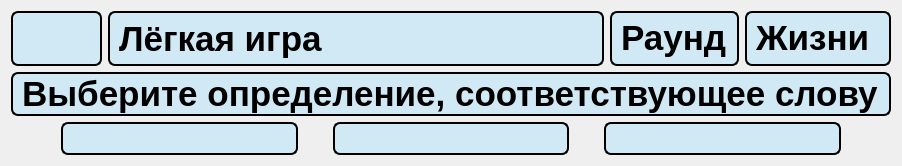
      <widget class="QWidget" name="easy_game">
       <property name="sizePolicy">
        <sizepolicy hsizetype="Expanding" vsizetype="Expanding">
         <horstretch>0</horstretch>
         <verstretch>0</verstretch>
        </sizepolicy>
       </property>
       <layout class="QVBoxLayout" name="verticalLayout_17">
        <item>
         <layout class="QVBoxLayout" name="verticalLayout_14" stretch="0">
          <item>
           <layout class="QVBoxLayout" name="verticalLayout_16" stretch="1,15">
            <property name="spacing">
             <number>6</number>
            </property>
            <item>
             <layout class="QHBoxLayout" name="horizontalLayout_4" stretch="2,15,3,3">
              <item>
               <widget class="QPushButton" name="back_4">
                <property name="sizePolicy">
                 <sizepolicy hsizetype="Expanding" vsizetype="Expanding">
                  <horstretch>0</horstretch>
                  <verstretch>0</verstretch>
                 </sizepolicy>
                </property>
                <property name="font">
                 <font>
                  <family>Comfortaa</family>
                  <pointsize>28</pointsize>
                  <bold>false</bold>
                 </font>
                </property>
                <property name="styleSheet">
                 <string notr="true">QPushButton {
                color: black;
                background-color: rgb(208, 233, 244);
                border: 2px solid black;
                border-radius: 7px;

            }
            QPushButton:hover {
                background-color: #d0dff4;
            } 
			QPushButton:pressed {
            	background-color: #1f6391;
        }</string>
                </property>
                <property name="text">
                 <string/>
                </property>
                <property name="icon">
                 <iconset resource="res_rc.qrc">
                  <normaloff>:/icon/icons/back.svg</normaloff>:/icon/icons/back.svg</iconset>
                </property>
               </widget>
              </item>
              <item>
               <widget class="QLabel" name="label_15">
                <property name="sizePolicy">
                 <sizepolicy hsizetype="Expanding" vsizetype="Expanding">
                  <horstretch>0</horstretch>
                  <verstretch>0</verstretch>
                 </sizepolicy>
                </property>
                <property name="styleSheet">
                 <string notr="true">color: black;
font-weight: bold;
font-size: 35px;
border: 2px solid black;
border-radius: 7px;
qproperty-alignment: 'AlignCenter';
background-color: rgb(208, 233, 244);
</string>
                </property>
                <property name="text">
                 <string>Лёгкая игра</string>
                </property>
               </widget>
              </item>
              <item>
               <widget class="QLabel" name="label_18">
                <property name="sizePolicy">
                 <sizepolicy hsizetype="Expanding" vsizetype="Expanding">
                  <horstretch>0</horstretch>
                  <verstretch>0</verstretch>
                 </sizepolicy>
                </property>
                <property name="styleSheet">
                 <string notr="true">color: black;
font-weight: bold;
font-size: 35px;
background-color: rgb(208, 233, 244);
border: 2px solid black;
border-radius: 7px;

</string>
                </property>
                <property name="text">
                 <string>&lt;html&gt;&lt;head/&gt;&lt;body&gt;&lt;p&gt;Раунд&lt;/p&gt;&lt;/body&gt;&lt;/html&gt;</string>
                </property>
                <property name="textFormat">
                 <enum>Qt::TextFormat::AutoText</enum>
                </property>
                <property name="scaledContents">
                 <bool>false</bool>
                </property>
                <property name="alignment">
                 <set>Qt::AlignmentFlag::AlignLeading|Qt::AlignmentFlag::AlignLeft|Qt::AlignmentFlag::AlignVCenter</set>
                </property>
                <property name="wordWrap">
                 <bool>false</bool>
                </property>
               </widget>
              </item>
              <item>
               <widget class="QLabel" name="label_17">
                <property name="sizePolicy">
                 <sizepolicy hsizetype="Expanding" vsizetype="Expanding">
                  <horstretch>0</horstretch>
                  <verstretch>0</verstretch>
                 </sizepolicy>
                </property>
                <property name="styleSheet">
                 <string notr="true">color: black;
font-weight: bold;
font-size: 35px;
background-color: rgb(208, 233, 244);
border: 2px solid black;
border-radius: 7px;

</string>
                </property>
                <property name="text">
                 <string>&lt;html&gt;&lt;head/&gt;&lt;body&gt;&lt;p&gt;&lt;img src=&quot;:/icon/icons/heart2.svg&quot;/&gt;Жизни &lt;/p&gt;&lt;/body&gt;&lt;/html&gt;</string>
                </property>
                <property name="textFormat">
                 <enum>Qt::TextFormat::AutoText</enum>
                </property>
                <property name="scaledContents">
                 <bool>false</bool>
                </property>
                <property name="alignment">
                 <set>Qt::AlignmentFlag::AlignLeading|Qt::AlignmentFlag::AlignLeft|Qt::AlignmentFlag::AlignVCenter</set>
                </property>
                <property name="wordWrap">
                 <bool>false</bool>
                </property>
               </widget>
              </item>
             </layout>
            </item>
            <item>
             <layout class="QVBoxLayout" name="verticalLayout_15" stretch="1,7">
              <property name="topMargin">
               <number>0</number>
              </property>
              <item>
               <widget class="QLabel" name="label_6">
                <property name="sizePolicy">
                 <sizepolicy hsizetype="Expanding" vsizetype="Expanding">
                  <horstretch>0</horstretch>
                  <verstretch>0</verstretch>
                 </sizepolicy>
                </property>
                <property name="styleSheet">
                 <string notr="true">color: black;
font-weight: bold;
font-size: 35px;
border: 2px solid black;
border-radius: 7px;
qproperty-alignment: 'AlignCenter';
background-color: rgb(208, 233, 244);
</string>
                </property>
                <property name="text">
                 <string>Выберите определение, соответствующее слову</string>
                </property>
               </widget>
              </item>
              <item>
               <layout class="QHBoxLayout" name="horizontalLayout_10" stretch="1,1,1">
                <property name="spacing">
                 <number>35</number>
                </property>
                <property name="leftMargin">
                 <number>50</number>
                </property>
                <property name="rightMargin">
                 <number>50</number>
                </property>
                <item>
                 <widget class="QPushButton" name="easy_answer2">
                  <property name="sizePolicy">
                   <sizepolicy hsizetype="Expanding" vsizetype="Expanding">
                    <horstretch>0</horstretch>
                    <verstretch>0</verstretch>
                   </sizepolicy>
                  </property>
                  <property name="styleSheet">
                   <string notr="true">QPushButton {
                color: black;
                font-weight: bold;
                font-size:25px;
                background-color: rgb(208, 233, 244);
                border: 2px solid black;
                border-radius: 7px;

            }
            QPushButton:hover {
                background-color: #d0dff4;
            } 
			QPushButton:pressed {
            	background-color: #1f6391;
        }</string>
                  </property>
                  <property name="text">
                   <string/>
                  </property>
                 </widget>
                </item>
                <item>
                 <widget class="QPushButton" name="easy_answer1">
                  <property name="sizePolicy">
                   <sizepolicy hsizetype="Expanding" vsizetype="Expanding">
                    <horstretch>0</horstretch>
                    <verstretch>0</verstretch>
                   </sizepolicy>
                  </property>
                  <property name="styleSheet">
                   <string notr="true">QPushButton {
                color: black;
                font-weight: bold;
                font-size:25px;
                background-color: rgb(208, 233, 244);
                border: 2px solid black;
                border-radius: 7px;

            }
            QPushButton:hover {
                background-color: #d0dff4;
            } 
			QPushButton:pressed {
            	background-color: #1f6391;
        }</string>
                  </property>
                  <property name="text">
                   <string/>
                  </property>
                 </widget>
                </item>
                <item>
                 <widget class="QPushButton" name="easy_answer3">
                  <property name="sizePolicy">
                   <sizepolicy hsizetype="Expanding" vsizetype="Expanding">
                    <horstretch>0</horstretch>
                    <verstretch>0</verstretch>
                   </sizepolicy>
                  </property>
                  <property name="styleSheet">
                   <string notr="true">QPushButton {
                color: black;
                font-weight: bold;
                font-size:25px;
                background-color: rgb(208, 233, 244);
                border: 2px solid black;
                border-radius: 7px;

            }
            QPushButton:hover {
                background-color: #d0dff4;
            } 
			QPushButton:pressed {
            	background-color: #1f6391;
        }</string>
                  </property>
                  <property name="text">
                   <string/>
                  </property>
                 </widget>
                </item>
               </layout>
              </item>
             </layout>
            </item>
           </layout>
          </item>
         </layout>
        </item>
       </layout>
      </widget>
